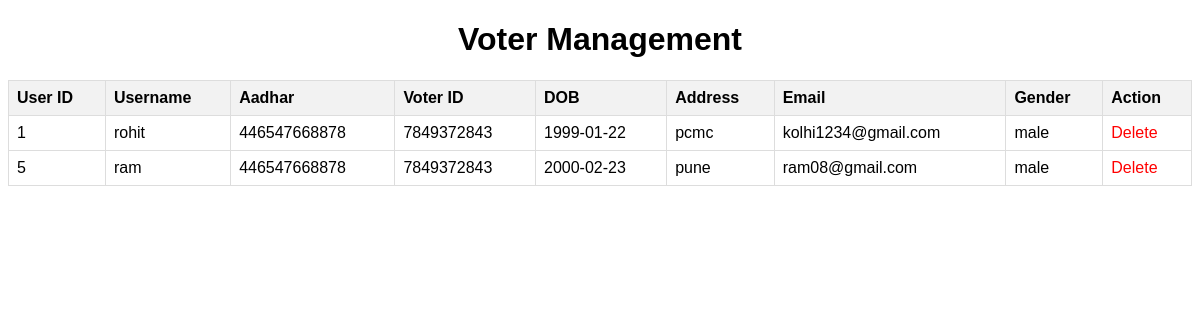
Page /manage_voter.php on the committed database.
### tables this page shows
CREATE TABLE `user` (
  `user_id` int(11) NOT NULL,
  `username` varchar(255) DEFAULT NULL,
  `aadhar` varchar(255) DEFAULT NULL,
  `password` varchar(255) DEFAULT NULL,
  `dob` date DEFAULT NULL,
  `voterid` varchar(255) DEFAULT NULL,
  `address` varchar(255) DEFAULT NULL,
  `email` varchar(255) DEFAULT NULL,
  `user_role` varchar(255) DEFAULT NULL,
  `gender` varchar(10) DEFAULT NULL
);

### manage_voter.php (the view, shortened to what this page needs)
    <!DOCTYPE html>
<html>
<head>
    <link rel="stylesheet" href="voterdelete.css">
</head>
<body>
    <h1>Voter Management</h1>
    <table>
        <tr>
            <th>User ID</th>
            <th>Username</th>
            <th>Aadhar</th>
            <th>Voter ID</th>
            <th>DOB</th>
            <th>Address</th>
            <th>Email</th>
            <th>Gender</th>
            <th>Action</th>
        </tr>
        <?php
        require_once 'db_config.php';
        $sql = "SELECT * FROM user WHERE user_role = 'voter'";
        $result = $conn->query($sql);
        if ($result->num_rows > 0) {
            while ($row = $result->fetch_assoc()) {
                ?>
                <tr>
                    <td><?php echo $row['user_id']; ?></td>
                    <td><?php echo $row['username']; ?></td>
                    <td><?php echo $row['aadhar']; ?></td>
                    <td><?php echo $row['voterid']; ?></td>
                    <td><?php echo $row['dob']; ?></td>
                    <td><?php echo $row['address']; ?></td>
                    <td><?php echo $row['email']; ?></td>
                    <td><?php echo $row['gender']; ?></td>
                    <td>
                        <a href="deletevoter.php?userId=<?php echo $row['user_id']; ?>" class="delete-btn">Delete</a>
                    </td>
                </tr>
                <?php
            }
        } else {
            ?>
            <tr>
                <td colspan="9">No voters found.</td>
            </tr>
            <?php
        }
        ?>
    </table>
</body>
</html>

### voterdelete.css (style rules this page uses)
body { font-family: Arial, sans-serif; }
h1 { text-align: center; }
table { width: 100%; border-collapse: collapse; margin-top: 20px; }
th, td { border: 1px solid #ddd; padding: 8px; text-align: left; }
th { background-color: #f2f2f2; }
.delete-btn { color: #f00; text-decoration: none; }

### rows in the picture
user: user_id "1", username "rohit", aadhar "446547668878", voterid "7849372843", dob "1999-01-22", address "pcmc", email "kolhi1234@gmail.com", gender "male"
user: user_id "5", username "ram", aadhar "446547668878", voterid "7849372843", dob "2000-02-23", address "pune", email "ram08@gmail.com", gender "male"
